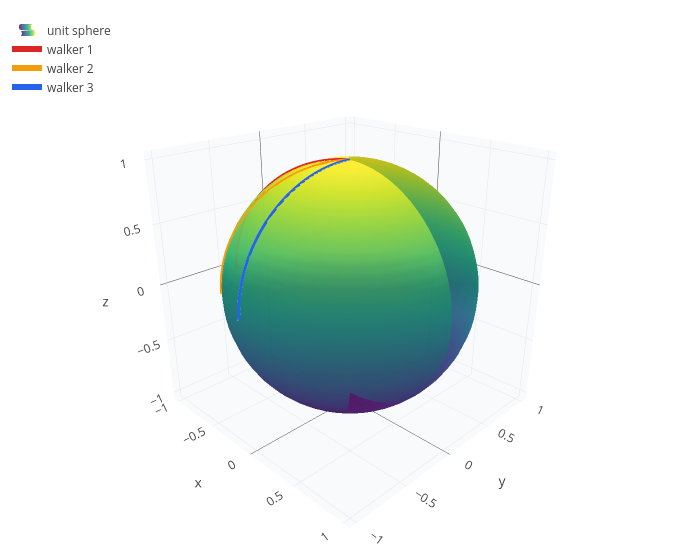

The code cell stored with this chart in its notebook:
### Markdown cell above
## 3. Parallel lines that meet

Euclid's fifth postulate says that parallel lines never meet. On the sphere, start two walkers on the equator a short
distance apart, both heading due north. Their paths start out parallel, yet they meet at the north pole:

### Code cell
w1 = geodesic(g, [pi/2 3.6], [-1 0], pi/2, [sin(theta)*cos(phi) sin(theta)*sin(phi) cos(theta)]);
w2 = geodesic(g, [pi/2 4.1], [-1 0], pi/2, [sin(theta)*cos(phi) sin(theta)*sin(phi) cos(theta)]);
w3 = geodesic(g, [pi/2 4.6], [-1 0], pi/2, [sin(theta)*cos(phi) sin(theta)*sin(phi) cos(theta)]);
legend(show(ball, w1, w2, w3), "unit sphere", "walker 1", "walker 2", "walker 3")

### Figure 1 — Plotly figure (JSON) as saved in the notebook; plotly's stock layout.template omitted (floating-point values rounded to 4 significant figures; data arrays with more than 128 entries replaced by an {"elided": "..."} marker saying what was removed)
{"data": [{"colorscale": "Viridis", "name": "unit sphere", "opacity": 0.85, "showlegend": true, "showscale": false, "type": "surface", "x": {"elided": "41x41 float values"}, "y": {"elided": "41x41 float values"}, "z": {"elided": "41x41 float values"}}, {"line": {"color": "#dc2626", "width": 6}, "mode": "lines", "name": "walker 1", "type": "scatter3d", "x": {"elided": "1252 float values"}, "y": {"elided": "1252 float values"}, "z": {"elided": "1252 float values"}}, {"line": {"color": "#f59e0b", "width": 6}, "mode": "lines", "name": "walker 2", "type": "scatter3d", "x": {"elided": "1252 float values"}, "y": {"elided": "1252 float values"}, "z": {"elided": "1252 float values"}}, {"line": {"color": "#2563eb", "width": 6}, "mode": "lines", "name": "walker 3", "type": "scatter3d", "x": {"elided": "1252 float values"}, "y": {"elided": "1252 float values"}, "z": {"elided": "1252 float values"}}], "layout": {"height": 560, "legend": {"x": 0.01, "y": 0.99}, "margin": {"b": 0, "l": 0, "r": 0, "t": 10}, "scene": {"aspectmode": "data", "camera": {"eye": {"x": 1.6, "y": -1.6, "z": 1.0}}, "xaxis": {"backgroundcolor": "#f8fafc", "gridcolor": "#e2e8f0", "showbackground": true, "title": {"text": "x"}}, "yaxis": {"backgroundcolor": "#f8fafc", "gridcolor": "#e2e8f0", "showbackground": true, "title": {"text": "y"}}, "zaxis": {"backgroundcolor": "#f8fafc", "gridcolor": "#e2e8f0", "showbackground": true, "title": {"text": "z"}}}, "showlegend": true, "title": {"text": ""}, "width": 700}}
